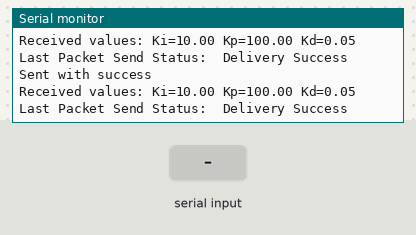
The sketch below on a simulated ESP32. Parts: the last lines printed to the serial monitor. Inputs (shaded band) come from the test bench.

Above: at 1.2 s.
1.3 s: "90,45\n" received over Serial
At 1.42 s:
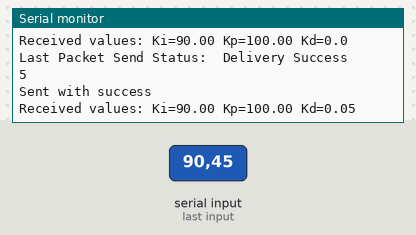
2.8 s: "30,150\n" received over Serial
At 2.84 s:
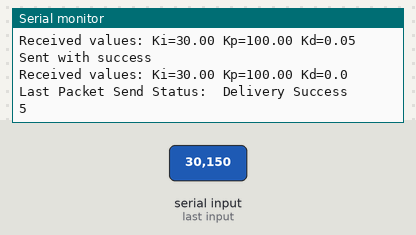
Timing chart, 0 to 5.8 s (numbered marks = the images above; inputs shaded):
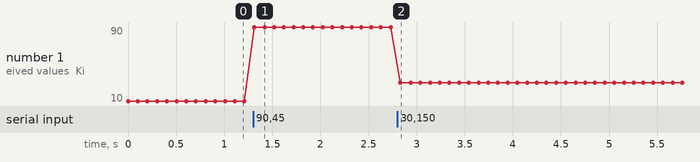

The sketch:

transmitter.ino
```cpp
// H.M.Phan - Robonyx - 17/9/24
// Using the ESPNOW protocol
// transmits three values (Ki, Kp, Kd) to the first esp32
// recieves these three values as a serial input from typing itno the serial monitor.
// transmits the latest kp ki kd values every 0.1 seconds

#include <esp_now.h>
#include <WiFi.h>

// REPLACE WITH THE MAC Address of your receiver
uint8_t broadcastAddress[] = { 0x10, 0x06, 0x1c, 0x97, 0x87, 0x54 };

// Structure to send data
typedef struct struct_message {
  float Ki = 10.0;
  float Kp = 100;
  float Kd = 0.05;
} struct_message;

// Create a struct_message called myData
struct_message myData;

// Peer info
esp_now_peer_info_t peerInfo;

// Callback when data is sent
void OnDataSent(const uint8_t *mac_addr, esp_now_send_status_t status) {
  Serial.print("\r\nLast Packet Send Status:\t");
  Serial.println(status == ESP_NOW_SEND_SUCCESS ? "Delivery Success" : "Delivery Fail");
}

void setup() {
  // Init Serial Monitor
  Serial.begin(115200);

  // Set device as a Wi-Fi Station
  WiFi.mode(WIFI_STA);

  // Init ESP-NOW
  if (esp_now_init() != ESP_OK) {
    Serial.println("Error initializing ESP-NOW");
    return;
  }

  // Once ESPNow is successfully Init, we will register for Send CB to
  // get the status of Trasnmitted packet
  esp_now_register_send_cb(OnDataSent);

  // Register peer
  memcpy(peerInfo.peer_addr, broadcastAddress, 6);
  peerInfo.channel = 0;
  peerInfo.encrypt = false;

  // Add peer
  if (esp_now_add_peer(&peerInfo) != ESP_OK) {
    Serial.println("Failed to add peer");
    return;
  }
}

void loop() {
  if (Serial.available() > 0) {
    String input = Serial.readStringUntil('\n');
    sscanf(input.c_str(), "%f %f %f", &myData.Ki, &myData.Kp, &myData.Kd);

    Serial.print("Received values: Ki=");
    Serial.print(myData.Ki);
    Serial.print(" Kp=");
    Serial.print(myData.Kp);
    Serial.print(" Kd=");
    Serial.println(myData.Kd);
  }

  // Send message via ESP-NOW
  esp_err_t result = esp_now_send(broadcastAddress, (uint8_t *)&myData, sizeof(myData));

  if (result == ESP_OK) {
    Serial.println("Sent with success");
  } else {
    Serial.println("Error sending the data");
  }
  Serial.print("Received values: Ki=");
  Serial.print(myData.Ki);
  Serial.print(" Kp=");
  Serial.print(myData.Kp);
  Serial.print(" Kd=");
  Serial.println(myData.Kd);
  delay(100);  // Wait for 0.1 seconds before sending again
}
```

Measured:
- after the input at 1.3 s, the serial monitor: prints a new line at once (image 1)
- after the input at 2.8 s, the serial monitor: prints a new line at once (image 2)
- plotted number 1: 10 → 90 after the input at 1.3 s, 90 → 30 after the input at 2.8 s
